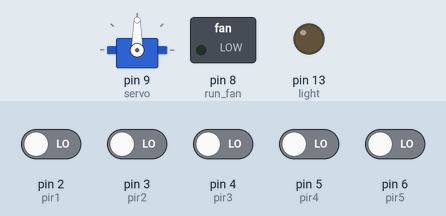
A sketch run on a simulated Arduino Uno, built with avr-gcc and run on an emulated ATmega328P. On the bench: servo, switched loads named in the sketch (green lamp = pin HIGH), output pins drawn as LEDs (lit = HIGH). The test bench sets the inputs (shaded band); at power-on: pin 2 (pir1), pin 3 (pir2), pin 4 (pir3), pin 5 (pir4), pin 6 (pir5) LOW.

Above: at 2.8 s.
2.9 s: pin 2 (pir1) driven HIGH
At 3.4 s:
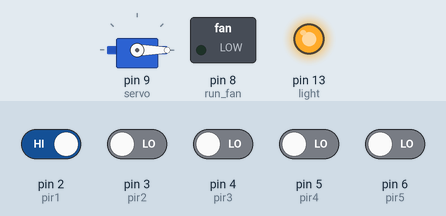
At 4.1 s:
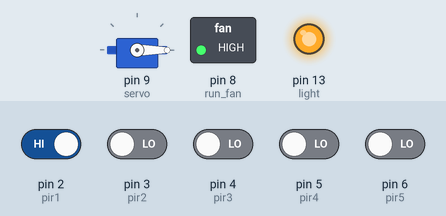
5.0 s: pin 4 (pir3) driven HIGH
At 5.77 s:
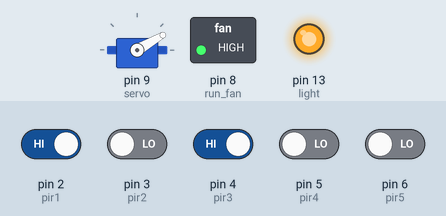
At 7.43 s:
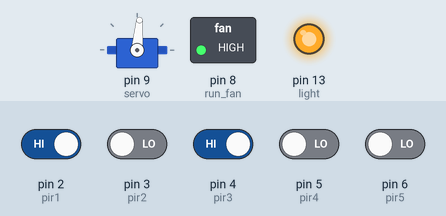
8.5 s: pin 5 (pir4) driven HIGH
12.6 s: pin 2 (pir1) driven LOW and pin 6 (pir5) driven HIGH
20.2 s: pin 6 (pir5) driven LOW
22.4 s: pin 3 (pir2) driven HIGH
Timing chart, 0 to 26.9 s (numbered marks = the images above; inputs shaded):
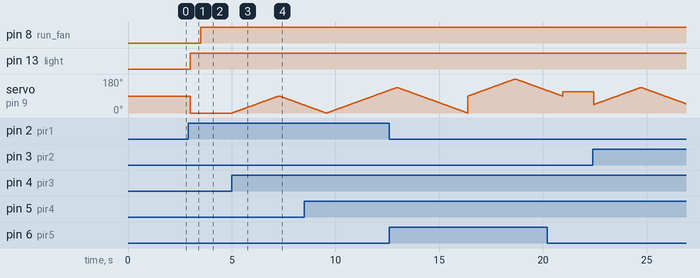

The sketch:

human_tracking_fan_and_light.ino
```cpp
/*
 * Author Name  : Badrikesh Prusty
 * Date         : 12/02/2018
 * Description  : To implement an arduino project called Human Tracking Fan and Light system.
 *
 */


#include<Servo.h>
Servo servo;                  //inclusion of servo library and declaring servo object

int pir1 = 2;
int pir2 = 3;                 //Signal wire of PIR sensors attached to these pins of the arduino
int pir3 = 4;
int pir4 = 5;
int pir5 = 6;

int run_fan = 8;              //fan and light attachment pin
int light   = 13;

void setup() {                //code within setup function run only once
  pinMode(pir1, INPUT);
  pinMode(pir2, INPUT);
  pinMode(pir3, INPUT);       //PIRs pinmode as input
  pinMode(pir4, INPUT);
  pinMode(pir5, INPUT);

  servo.attach(9, 500, 2400);   //connected pin is 9, min pulse width(ms) 500, max 2400

  pinMode(run_fan, OUTPUT);     //set the pins output for light and fan
  pinMode(light,   OUTPUT);
}

void loop() {
  int chk_pir1 = digitalRead(pir1);
  int chk_pir2 = digitalRead(pir2);
  int chk_pir3 = digitalRead(pir3);       //read PIR pins
  int chk_pir4 = digitalRead(pir4);
  int chk_pir5 = digitalRead(pir5);

  int n;

  if(chk_pir1 == 1 && chk_pir2 == 0 && chk_pir3 == 0 && chk_pir4 == 0 && chk_pir5 == 0){
    digitalWrite(light, HIGH);
    servo.write(0);                   //If PIR 1 detects move the servo to 0 degree and run the fan
    delay(500);
    digitalWrite(run_fan, HIGH);
  }

  else if(chk_pir1 == 1 && chk_pir2 == 1 && chk_pir3 == 0 && chk_pir4 == 0 && chk_pir5 == 0){
    digitalWrite(light, HIGH);        //If both sensors detect blow air in between 2 PIR sensors
    servo.write(22);
    delay(500);
    digitalWrite(run_fan, HIGH);
  }

  else if(chk_pir1 == 0 && chk_pir2 == 1 && chk_pir3 == 0 && chk_pir4 == 0 && chk_pir5 == 0){
    digitalWrite(light, HIGH);
    servo.write(45);
    delay(500);
    digitalWrite(run_fan, HIGH);
  }

  else if(chk_pir1 == 0 && chk_pir2 == 1 && chk_pir3 == 1 && chk_pir4 == 0 && chk_pir5 == 0){
    digitalWrite(light, HIGH);
    servo.write(67);
    delay(500);
    digitalWrite(run_fan, HIGH);
  }

  else if(chk_pir1 == 0 && chk_pir2 == 0 && chk_pir3 == 1 && chk_pir4 == 0 && chk_pir5 == 0){
    digitalWrite(light, HIGH);
    servo.write(90);
    delay(500);
    digitalWrite(run_fan, HIGH);
  }

  else if(chk_pir1 == 0 && chk_pir2 == 0 && chk_pir3 == 1 && chk_pir4 == 1 && chk_pir5 == 0){
    digitalWrite(light, HIGH);
    servo.write(112);
    delay(500);
    digitalWrite(run_fan, HIGH);
  }

  else if(chk_pir1 == 0 && chk_pir2 == 0 && chk_pir3 == 0 && chk_pir4 == 1 && chk_pir5 == 0){
    digitalWrite(light, HIGH);
    servo.write(135);
    delay(500);
    digitalWrite(run_fan, OUTPUT);
  }

  else if(chk_pir1 == 0 && chk_pir2 == 0 && chk_pir3 == 0 && chk_pir4 == 1 && chk_pir5 == 1){
    digitalWrite(light, HIGH);
    servo.write(157);
    delay(500);
    digitalWrite(run_fan, HIGH);
  }

  else if(chk_pir1 == 0 && chk_pir2 == 0 && chk_pir3 == 0 && chk_pir4 == 0 && chk_pir5 == 1){
    digitalWrite(light, HIGH);
    servo.write(180);
    delay(500);
    digitalWrite(run_fan, HIGH);
  }

  else if(chk_pir1 == 1 && chk_pir3 == 1 && chk_pir4 == 0 && chk_pir5 == 0){
    digitalWrite(light, HIGH);
    digitalWrite(run_fan, HIGH);
    for(int n = 0; n<=90; n++){
      servo.write(n);
      delay(25);
    }

    for(int n = 90; n>=0; n--){           //Servo in swing mode
      servo.write(n);
      delay(25);
    }
  }

  else if(chk_pir1 == 0 && chk_pir2 == 1 && chk_pir4 == 1 && chk_pir5 == 0){
    digitalWrite(light, HIGH);
    digitalWrite(run_fan, HIGH);
    for(int n = 45; n<=135; n++){
      servo.write(n);
      delay(25);
    }

    for(int n = 135; n>=45; n--){
      servo.write(n);
      delay(25);
    }
  }

  else if(chk_pir1 == 0 && chk_pir2 == 0 && chk_pir3 == 1 && chk_pir5 == 1){
    digitalWrite(light, HIGH);
    digitalWrite(run_fan, HIGH);
    for(int n = 90; n<=180; n++){
      servo.write(n);
      delay(25);
    }

    for(int n = 180; n>=90; n--){
      servo.write(n);
      delay(25);
    }
  }

  else if(chk_pir1 == 1 && chk_pir4 == 1 && chk_pir5 == 0){
    digitalWrite(light, HIGH);
    digitalWrite(run_fan, HIGH);
    for(int n = 0; n<=135; n++){
      servo.write(n);
      delay(25);
    }

    for(int n = 135; n>=0; n--){
      servo.write(n);
      delay(25);
    }
  }

  else if(chk_pir1 == 0 && chk_pir2 == 1 && chk_pir5 == 1){
    digitalWrite(light, HIGH);
    digitalWrite(run_fan, HIGH);
    for(int n = 45; n<=180; n++){
      servo.write(n);
      delay(25);
    }

    for(int n = 180; n>=45; n--){
      servo.write(n);
      delay(25);
    }
  }

  else if(chk_pir1 == 1 && chk_pir5 == 1){
    digitalWrite(light, HIGH);
    digitalWrite(run_fan, HIGH);
    for(n=0; n<=180; n++){
      servo.write(n);
      delay(25);
    }

    for(n=180; n>=0; n--){
      servo.write(n);
      delay(25);
    }
  }

  else{
    digitalWrite(run_fan, LOW);
    servo.write(90);
    delay(1000);
    digitalWrite(light, LOW);

  }
}
```

Measured:
- after the input at 2.9 s, pin 8 (run_fan): LOW → HIGH after 0.60 s; pin 13 (light): LOW → HIGH after 0.10 s; servo on pin 9 (servo): 90° → 0° after 0.10 s
- after the input at 5.0 s, servo on pin 9 (servo): rises from 0° to 90° in 2.2 s, then falls to 42° in 1.2 s
